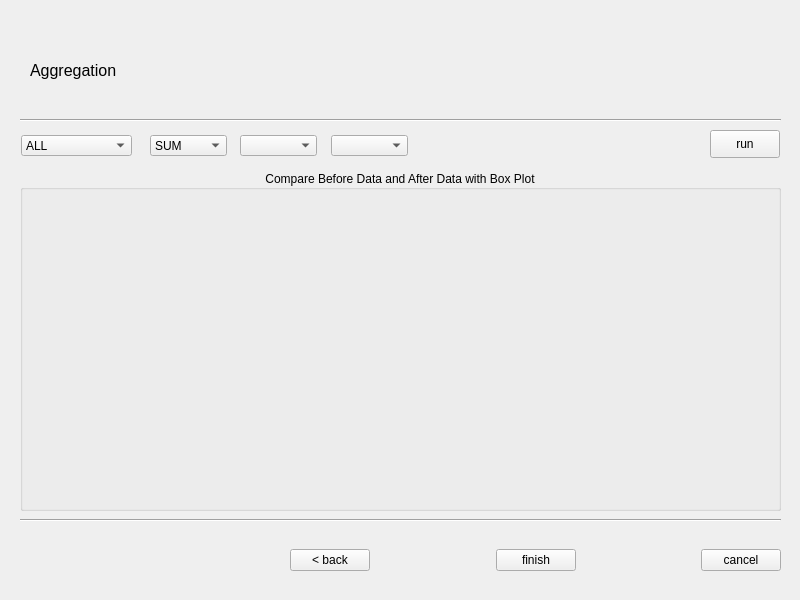
<?xml version="1.0" encoding="UTF-8"?>
<ui version="4.0">
 <class>Import Data</class>
 <widget class="QMainWindow" name="Import Data">
  <property name="geometry">
   <rect>
    <x>0</x>
    <y>0</y>
    <width>800</width>
    <height>600</height>
   </rect>
  </property>
  <property name="windowTitle">
   <string>MainWindow</string>
  </property>
  <widget class="QWidget" name="centralwidget">
   <widget class="QGroupBox" name="groupBox">
    <property name="geometry">
     <rect>
      <x>20</x>
      <y>170</y>
      <width>761</width>
      <height>341</height>
     </rect>
    </property>
    <property name="title">
     <string>Compare Before Data and After Data with Box Plot</string>
    </property>
    <property name="alignment">
     <set>Qt::AlignCenter</set>
    </property>
    <layout class="QGridLayout" name="gridLayout">
     <item row="0" column="0">
      <layout class="QHBoxLayout" name="beforePlot"/>
     </item>
     <item row="0" column="1">
      <layout class="QHBoxLayout" name="afterPlot"/>
     </item>
    </layout>
   </widget>
   <widget class="Line" name="line">
    <property name="geometry">
     <rect>
      <x>20</x>
      <y>510</y>
      <width>761</width>
      <height>20</height>
     </rect>
    </property>
    <property name="orientation">
     <enum>Qt::Horizontal</enum>
    </property>
   </widget>
   <widget class="QWidget" name="horizontalLayoutWidget_2">
    <property name="geometry">
     <rect>
      <x>290</x>
      <y>530</y>
      <width>491</width>
      <height>61</height>
     </rect>
    </property>
    <layout class="QHBoxLayout" name="horizontalLayout_2">
     <item>
      <widget class="QPushButton" name="backButton">
       <property name="text">
        <string>&lt; back</string>
       </property>
      </widget>
     </item>
     <item>
      <spacer name="horizontalSpacer">
       <property name="orientation">
        <enum>Qt::Horizontal</enum>
       </property>
       <property name="sizeHint" stdset="0">
        <size>
         <width>40</width>
         <height>20</height>
        </size>
       </property>
      </spacer>
     </item>
     <item>
      <widget class="QPushButton" name="finishButton">
       <property name="text">
        <string>finish</string>
       </property>
      </widget>
     </item>
     <item>
      <spacer name="horizontalSpacer_3">
       <property name="orientation">
        <enum>Qt::Horizontal</enum>
       </property>
       <property name="sizeHint" stdset="0">
        <size>
         <width>40</width>
         <height>20</height>
        </size>
       </property>
      </spacer>
     </item>
     <item>
      <widget class="QPushButton" name="cancelButton">
       <property name="text">
        <string>cancel</string>
       </property>
      </widget>
     </item>
    </layout>
   </widget>
   <widget class="Line" name="line_2">
    <property name="geometry">
     <rect>
      <x>20</x>
      <y>110</y>
      <width>761</width>
      <height>20</height>
     </rect>
    </property>
    <property name="orientation">
     <enum>Qt::Horizontal</enum>
    </property>
   </widget>
   <widget class="QLabel" name="label">
    <property name="geometry">
     <rect>
      <x>30</x>
      <y>40</y>
      <width>301</width>
      <height>61</height>
     </rect>
    </property>
    <property name="font">
     <font>
      <pointsize>12</pointsize>
     </font>
    </property>
    <property name="text">
     <string>Aggregation</string>
    </property>
   </widget>
   <widget class="QPushButton" name="runButton">
    <property name="geometry">
     <rect>
      <x>710</x>
      <y>130</y>
      <width>70</width>
      <height>28</height>
     </rect>
    </property>
    <property name="text">
     <string>run</string>
    </property>
   </widget>
   <widget class="QComboBox" name="columns">
    <property name="geometry">
     <rect>
      <x>240</x>
      <y>135</y>
      <width>77</width>
      <height>21</height>
     </rect>
    </property>
    <property name="sizePolicy">
     <sizepolicy hsizetype="Fixed" vsizetype="Fixed">
      <horstretch>0</horstretch>
      <verstretch>0</verstretch>
     </sizepolicy>
    </property>
   </widget>
   <widget class="QComboBox" name="group">
    <property name="geometry">
     <rect>
      <x>331</x>
      <y>135</y>
      <width>77</width>
      <height>21</height>
     </rect>
    </property>
   </widget>
   <widget class="QComboBox" name="AllPart">
    <property name="geometry">
     <rect>
      <x>21</x>
      <y>135</y>
      <width>111</width>
      <height>21</height>
     </rect>
    </property>
    <item>
     <property name="text">
      <string>ALL</string>
     </property>
    </item>
    <item>
     <property name="text">
      <string>PART</string>
     </property>
    </item>
    <item>
     <property name="text">
      <string>PART(GROUP)</string>
     </property>
    </item>
   </widget>
   <widget class="QComboBox" name="function">
    <property name="geometry">
     <rect>
      <x>150</x>
      <y>135</y>
      <width>77</width>
      <height>21</height>
     </rect>
    </property>
    <item>
     <property name="text">
      <string>SUM</string>
     </property>
    </item>
    <item>
     <property name="text">
      <string>MEAN</string>
     </property>
    </item>
   </widget>
  </widget>
 </widget>
 <resources/>
 <connections/>
</ui>
